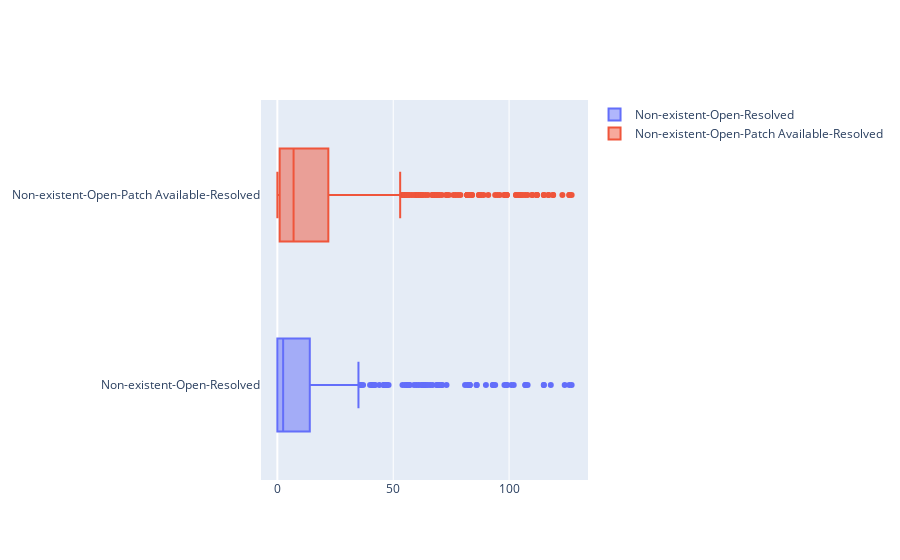

Notebook source saved alongside this figure:
### Code cell
import plotly.graph_objects as go
import numpy as np

a = df.loc[df['steps_taken'] == 'Non-existent-Open-Resolved']
b = df.loc[df['steps_taken'] == 'Non-existent-Open-Patch Available-Resolved']


x0 = a['days_needed'].to_numpy()
x1 = b['days_needed'].to_numpy()


fig = go.Figure()
# Use x instead of y argument for horizontal plot
fig.add_trace(go.Box(x=x0, name="Non-existent-Open-Resolved"))
fig.add_trace(go.Box(x=x1, name = "Non-existent-Open-Patch Available-Resolved"))

fig.show()

### Figure 1 — Plotly figure (JSON) as saved in the notebook; plotly's stock layout.template omitted (floating-point values rounded to 4 significant figures; data arrays with more than 128 entries replaced by an {"elided": "..."} marker saying what was removed)
{"data": [{"name": "Non-existent-Open-Resolved", "type": "box", "x": {"elided": "498 int values"}}, {"name": "Non-existent-Open-Patch Available-Resolved", "type": "box", "x": {"elided": "757 int values"}}], "layout": {}}
